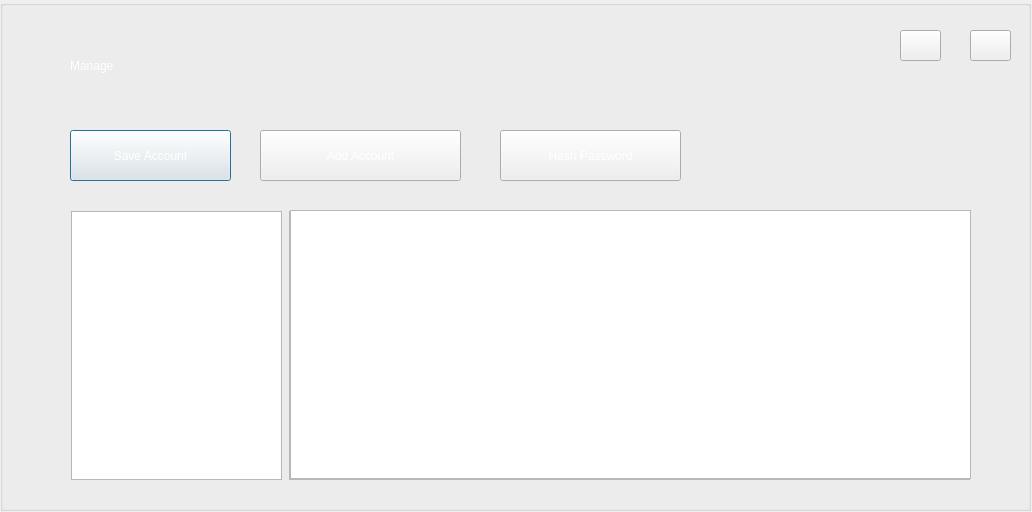
<?xml version="1.0" encoding="UTF-8"?>
<ui version="4.0">
 <class>Quanli</class>
 <widget class="QDialog" name="Quanli">
  <property name="geometry">
   <rect>
    <x>0</x>
    <y>0</y>
    <width>1032</width>
    <height>512</height>
   </rect>
  </property>
  <property name="windowTitle">
   <string>Dialog</string>
  </property>
  <widget class="QGroupBox" name="groupBox">
   <property name="geometry">
    <rect>
     <x>0</x>
     <y>0</y>
     <width>1031</width>
     <height>511</height>
    </rect>
   </property>
   <property name="styleSheet">
    <string notr="true">background-image: url(:/nenchu1/picture/troitoi.jpg);</string>
   </property>
   <property name="title">
    <string/>
   </property>
   <widget class="QLabel" name="label">
    <property name="geometry">
     <rect>
      <x>70</x>
      <y>30</y>
      <width>211</width>
      <height>71</height>
     </rect>
    </property>
    <property name="styleSheet">
     <string notr="true">font: 600 32pt &quot;Segoe UI&quot;;
color: rgb(255, 255, 255);</string>
    </property>
    <property name="text">
     <string>Manage</string>
    </property>
   </widget>
   <widget class="QPushButton" name="pushButtonSave">
    <property name="geometry">
     <rect>
      <x>70</x>
      <y>130</y>
      <width>161</width>
      <height>51</height>
     </rect>
    </property>
    <property name="styleSheet">
     <string notr="true">background-image: url(:/form/picture/nenxanhgiaodich.png);
border-image: url(:/form/picture/nenxanhgiaodich.png);
color: rgb(255, 255, 255);
font: 600 14pt &quot;Segoe UI&quot;;</string>
    </property>
    <property name="text">
     <string>Save Account</string>
    </property>
   </widget>
   <widget class="QPushButton" name="pushButton_2">
    <property name="geometry">
     <rect>
      <x>260</x>
      <y>130</y>
      <width>201</width>
      <height>51</height>
     </rect>
    </property>
    <property name="styleSheet">
     <string notr="true">color: rgb(255, 255, 255);
border-image: url(:/form/picture/cam.png);
background-image: url(:/form/picture/cam.png);
font: 600 14pt &quot;Segoe UI&quot;;</string>
    </property>
    <property name="text">
     <string>Add Account</string>
    </property>
   </widget>
   <widget class="QPushButton" name="pushButton_3">
    <property name="geometry">
     <rect>
      <x>900</x>
      <y>30</y>
      <width>41</width>
      <height>31</height>
     </rect>
    </property>
    <property name="styleSheet">
     <string notr="true">background-image: url(:/form/picture/nenxanhgiaodich.png);
border-image: url(:/form/picture/nenxanhgiaodich.png);
color: rgb(62, 62, 62);</string>
    </property>
    <property name="text">
     <string/>
    </property>
    <property name="icon">
     <iconset theme="QIcon::ThemeIcon::MailReplyAll"/>
    </property>
    <property name="iconSize">
     <size>
      <width>30</width>
      <height>30</height>
     </size>
    </property>
   </widget>
   <widget class="QListWidget" name="listWidgetFiles">
    <property name="geometry">
     <rect>
      <x>71</x>
      <y>211</y>
      <width>211</width>
      <height>269</height>
     </rect>
    </property>
    <property name="styleSheet">
     <string notr="true">font: 14pt &quot;Segoe UI&quot;;</string>
    </property>
   </widget>
   <widget class="QTextEdit" name="textEditContent">
    <property name="geometry">
     <rect>
      <x>289</x>
      <y>211</y>
      <width>681</width>
      <height>269</height>
     </rect>
    </property>
   </widget>
   <widget class="QTextEdit" name="textEditNewUser">
    <property name="geometry">
     <rect>
      <x>290</x>
      <y>210</y>
      <width>681</width>
      <height>269</height>
     </rect>
    </property>
   </widget>
   <widget class="QPushButton" name="pushButtonHash">
    <property name="geometry">
     <rect>
      <x>500</x>
      <y>130</y>
      <width>181</width>
      <height>51</height>
     </rect>
    </property>
    <property name="styleSheet">
     <string notr="true">background-image: url(:/form/picture/nenxanhgiaodich.png);
border-image: url(:/form/picture/nenxanhgiaodich.png);
color: rgb(255, 255, 255);
font: 600 14pt &quot;Segoe UI&quot;;</string>
    </property>
    <property name="text">
     <string>Hash Password</string>
    </property>
   </widget>
   <widget class="QTextEdit" name="textEditHash">
    <property name="geometry">
     <rect>
      <x>290</x>
      <y>210</y>
      <width>681</width>
      <height>269</height>
     </rect>
    </property>
    <property name="styleSheet">
     <string notr="true">font: 14pt &quot;Segoe UI&quot;;</string>
    </property>
   </widget>
   <widget class="QPushButton" name="pushButton_4">
    <property name="geometry">
     <rect>
      <x>970</x>
      <y>30</y>
      <width>41</width>
      <height>31</height>
     </rect>
    </property>
    <property name="styleSheet">
     <string notr="true">background-image: url(:/form/picture/nenxanhgiaodich.png);
border-image: url(:/form/picture/nenxanhgiaodich.png);
color: rgb(62, 62, 62);</string>
    </property>
    <property name="text">
     <string/>
    </property>
    <property name="icon">
     <iconset theme="QIcon::ThemeIcon::SystemLogOut"/>
    </property>
    <property name="iconSize">
     <size>
      <width>30</width>
      <height>30</height>
     </size>
    </property>
   </widget>
  </widget>
 </widget>
 <resources/>
 <connections/>
</ui>
